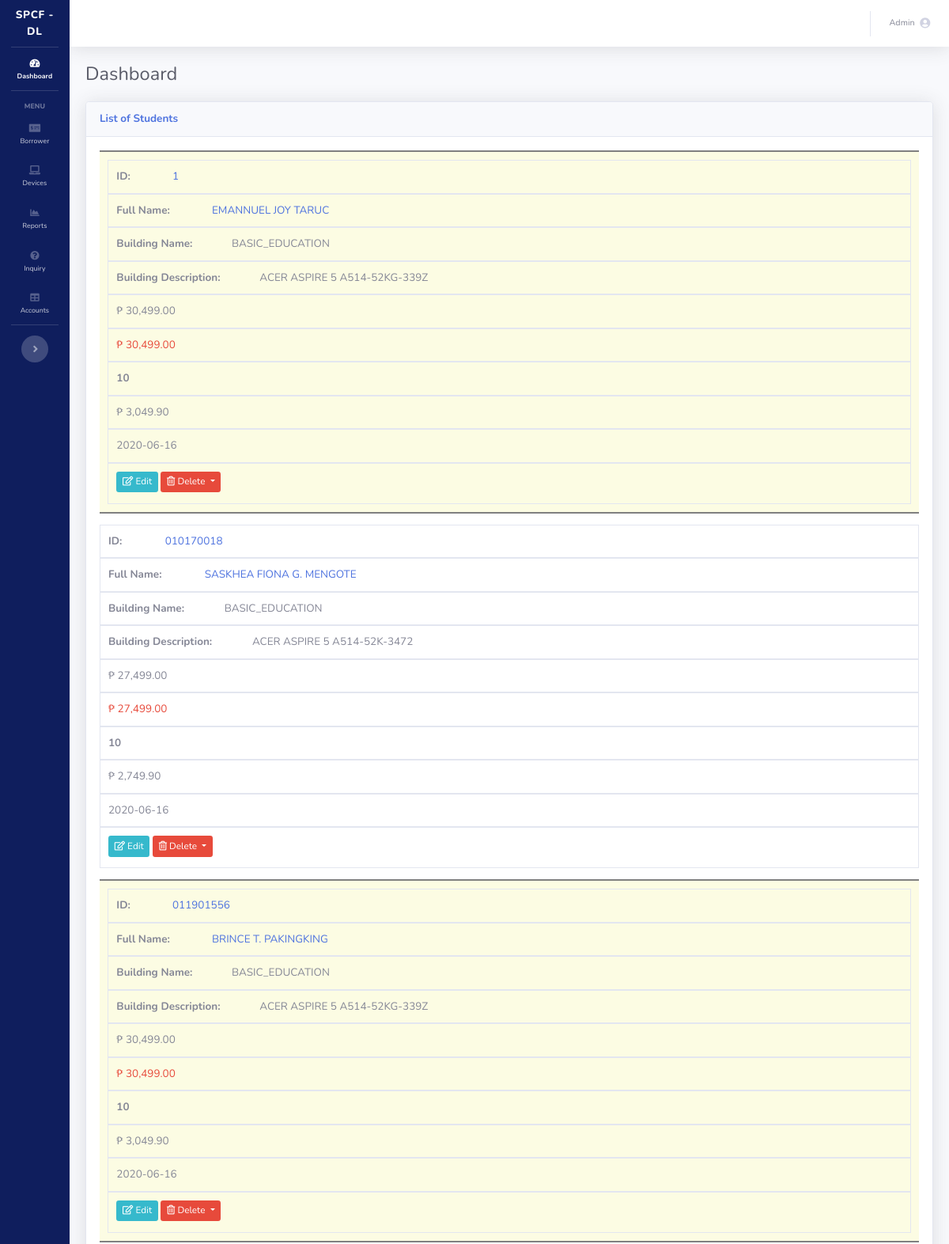
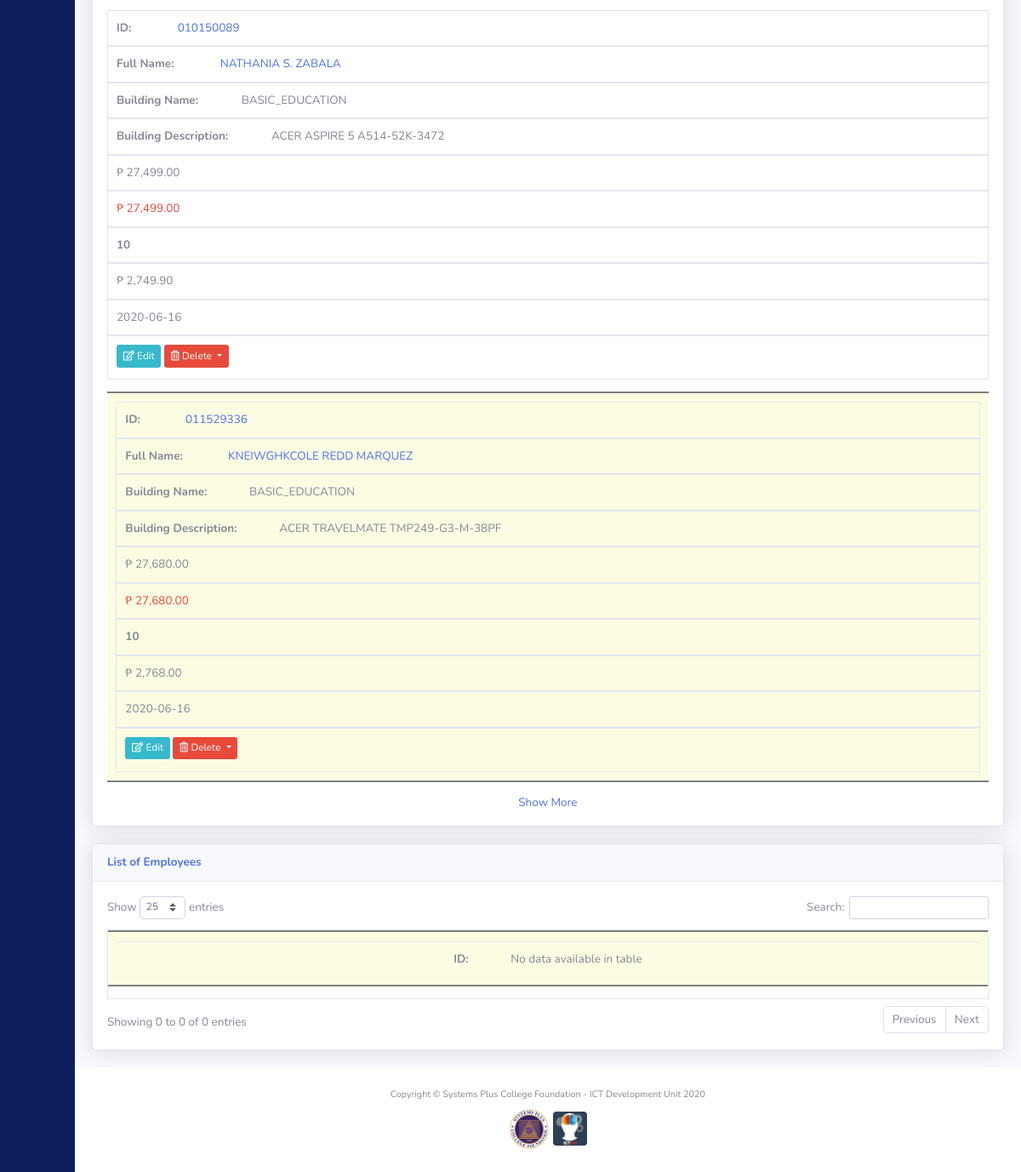
/index.php (signed in), run on the app's committed database (2 pictures, top to bottom).
### tables this page shows
CREATE TABLE `student` (
  `id` int(11) NOT NULL,
  `student_id` varchar(64) NOT NULL,
  `full_name` varchar(128) NOT NULL,
  `device_id` int(11) NOT NULL,
  `level` varchar(128) NOT NULL,
  `months` int(2) NOT NULL,
  `application_date` date NOT NULL
);

CREATE TABLE `devices` (
  `id` int(11) NOT NULL,
  `brand` varchar(64) NOT NULL,
  `model` varchar(256) NOT NULL,
  `price` decimal(12,2) NOT NULL,
  `deleted` int(1) NOT NULL DEFAULT '0'
);

### index.php (the view, shortened to what this page needs)
<?php
include('sidebar.php');
include('dbh.php');
$getStudentApplication = $mysqli->query("SELECT s.id, s.student_id, s.full_name, s.months, s.level, s.application_date, d.brand, d.model, d.price
    FROM student s
    JOIN devices d
    ON s.device_id = d.id
    LIMIT 5"
    ) or die ($mysqli->error);
?>
<div id="content-wrapper" class="d-flex flex-column">
    <div id="content">
        <?php
        include('topbar.php');
        ?>
        <div class="container-fluid">
            <div class="d-sm-flex align-items-center justify-content-between mb-4">
                <h1 class="h3 mb-0 text-gray-800">Dashboard</h1>
            </div>
            <div class="card shadow mb-4">
                <div class="card-header py-3">
                    <h6 class="m-0 font-weight-bold text-primary">List of Students</h6>
                </div>
                <div class="card-body">
                    <div class="table-responsive">
                        <table class="table table-bordered" id="studentTable" width="100%" cellspacing="0">
                            <tbody>
                            <?php while($newStudentApplication=$getStudentApplication->fetch_assoc()){
                            $id = $newStudentApplication['id'];
                            $getMonth = $mysqli->query(" SELECT COUNT(id) AS month_paid FROM payment
                                WHERE application_id = '$id'
                                AND class = 'student' ") or die ($mysqli->error);
                            $newMonth = $getMonth->fetch_array();
                            $months = $newStudentApplication['months'] - $newMonth['month_paid'];
                            $getCollectedStudent = $mysqli->query(" SELECT SUM(p.payment) AS total_collected
                                FROM payment p
                                WHERE p.application_id = '$id'
                                AND p.class = 'student' ") or die ($mysqli->error);
                            $newCollectedStudent = $getCollectedStudent->fetch_array();
                            $remainingBalance = $newStudentApplication['price']-$newCollectedStudent['total_collected'];
                            $dueThisMonth = $remainingBalance / $months;
                                ?>
                                <tr>
                                    <td>
                                        <a target="_blank" href="add_payment.php?classification=student&id=<?php echo $id; ?>">
                                            <?php echo $newStudentApplication['student_id']; ?>
                                        </a>
                                    </td>
                                    <td>
                                        <a target="_blank" href="add_payment.php?classification=student&id=<?php echo $id; ?>">
                                            <?php echo strtoupper($newStudentApplication['full_name']); ?>
                                        </a>
                                    </td>
                                    <td><?php echo strtoupper($newStudentApplication['level']); ?></td>
                                    <td><?php echo $newStudentApplication['brand'].' '.$newStudentApplication['model']; ?></td>
                                    <td>₱ <?php echo number_format($newStudentApplication['price'],2); ?></td>
                                    <td class="text-danger">₱ <?php echo number_format($remainingBalance,2); ?></td>
                                    <td class="font-weight-bold"><?php echo $months; ?></td>
                                    <td>₱ <?php echo number_format($dueThisMonth,2); ?></td>
                                    <td><?php echo $newStudentApplication['application_date']; ?></td>
                                    <td>
                                        <a href="student.php?edit=<?php echo $newStudentApplication['id']; ?>" class="btn btn-info btn-sm mb-1"><i class="far fa-edit"></i> Edit</a>
                                        <button class="btn btn-danger btn-secondary dropdown-toggle btn-sm mb-1" type="button" id="dropdownMenuButton" data-toggle="dropdown" aria-haspopup="true" aria-expanded="false">
                                            <i class="far fa-trash-alt"></i> Delete
                                        </button>
                                    </td>
                                </tr>
                            <?php } ?>
                            </tbody>
                        </table>
                        <center><a href="student.php">Show More</a></center>
                    </div>
                </div>
            </div>
            <div class="card shadow mb-4">
                <div class="card-header py-3">
                    <h6 class="m-0 font-weight-bold text-primary">List of Employees</h6>
                </div>
                <div class="card-body">
                    <div class="table-responsive">
                        <table class="table table-bordered" id="employeeTable" width="100%" cellspacing="0">
                            <thead>
                            </thead>
                            <tbody>
                            </tbody>
                        </table>
                    </div>
                </div>
            </div>
        </div>
    </div>
    <?php
    include('footer.php');
    ?>

### sidebar.php (style rules this page uses)
html { font-size: 13.5px; scroll-behavior: smooth !important; }
::placeholder { opacity: 0.7 !important; }

### index.php (style rules this page uses)
@media only screen
        and (max-width: 760px), (min-device-width: 768px)
        and (max-device-width: 1024px) { table, thead, tbody, th, td, tr { display: block; } }
@media only screen
        and (max-width: 760px), (min-device-width: 768px)
        and (max-device-width: 1024px) { tr { margin: 0 0 1rem 0; } }
@media only screen
        and (max-width: 760px), (min-device-width: 768px)
        and (max-device-width: 1024px) { tr:nth-child(odd) { padding: 1%; width: 100%; border-bottom: 2px solid grey; border-top: 2px solid grey; background: #fcfce3; } }
@media only screen
        and (max-width: 760px), (min-device-width: 768px)
        and (max-device-width: 1024px) { td { border-bottom: 1px solid #eee; position: relative; } }
@media only screen
        and (max-width: 760px), (min-device-width: 768px)
        and (max-device-width: 1024px) { td:before { top: 0; width: 45%; padding-right: 5%; white-space: nowrap; } }
@media only screen
        and (max-width: 760px), (min-device-width: 768px)
        and (max-device-width: 1024px) { td:nth-of-type(1):before { content: "ID:"; font-weight: bold; } }
@media only screen
        and (max-width: 760px), (min-device-width: 768px)
        and (max-device-width: 1024px) { td:nth-of-type(2):before { content: "Full Name:"; font-weight: bold; } }
@media only screen
        and (max-width: 760px), (min-device-width: 768px)
        and (max-device-width: 1024px) { td:nth-of-type(3):before { content: "Building Name:"; font-weight: bold; } }
@media only screen
        and (max-width: 760px), (min-device-width: 768px)
        and (max-device-width: 1024px) { td:nth-of-type(4):before { content: "Building Description:"; font-weight: bold; } }

### data on the page
student: student "1", full_name "EMANNUEL JOY TARUC", level "BASIC_EDUCATION", device.brand "ACER", device.model "ASPIRE 5 A514-52KG-339Z", device.price "30,499.00", remainingBalance "30,499.00", months "10", dueThisMonth "3,049.90", application_date "2020-06-16"
student: student "010170018", full_name "SASKHEA FIONA G. MENGOTE", level "BASIC_EDUCATION", device.brand "ACER", device.model "ASPIRE 5 A514-52K-3472", device.price "27,499.00", remainingBalance "27,499.00", months "10", dueThisMonth "2,749.90", application_date "2020-06-16"
student: student "011901556", full_name "BRINCE T. PAKINGKING", level "BASIC_EDUCATION", device.brand "ACER", device.model "ASPIRE 5 A514-52KG-339Z", device.price "30,499.00", remainingBalance "30,499.00", months "10", dueThisMonth "3,049.90", application_date "2020-06-16"
student: student "010150089", full_name "NATHANIA S. ZABALA", level "BASIC_EDUCATION", device.brand "ACER", device.model "ASPIRE 5 A514-52K-3472", device.price "27,499.00", remainingBalance "27,499.00", months "10", dueThisMonth "2,749.90", application_date "2020-06-16"
student: student "011529336", full_name "KNEIWGHKCOLE REDD MARQUEZ", level "BASIC_EDUCATION", device.brand "ACER", device.model "TRAVELMATE TMP249-G3-M-38PF", device.price "27,680.00", remainingBalance "27,680.00", months "10", dueThisMonth "2,768.00", application_date "2020-06-16"

### other printed values
$_SESSION['username'] "Admin"
